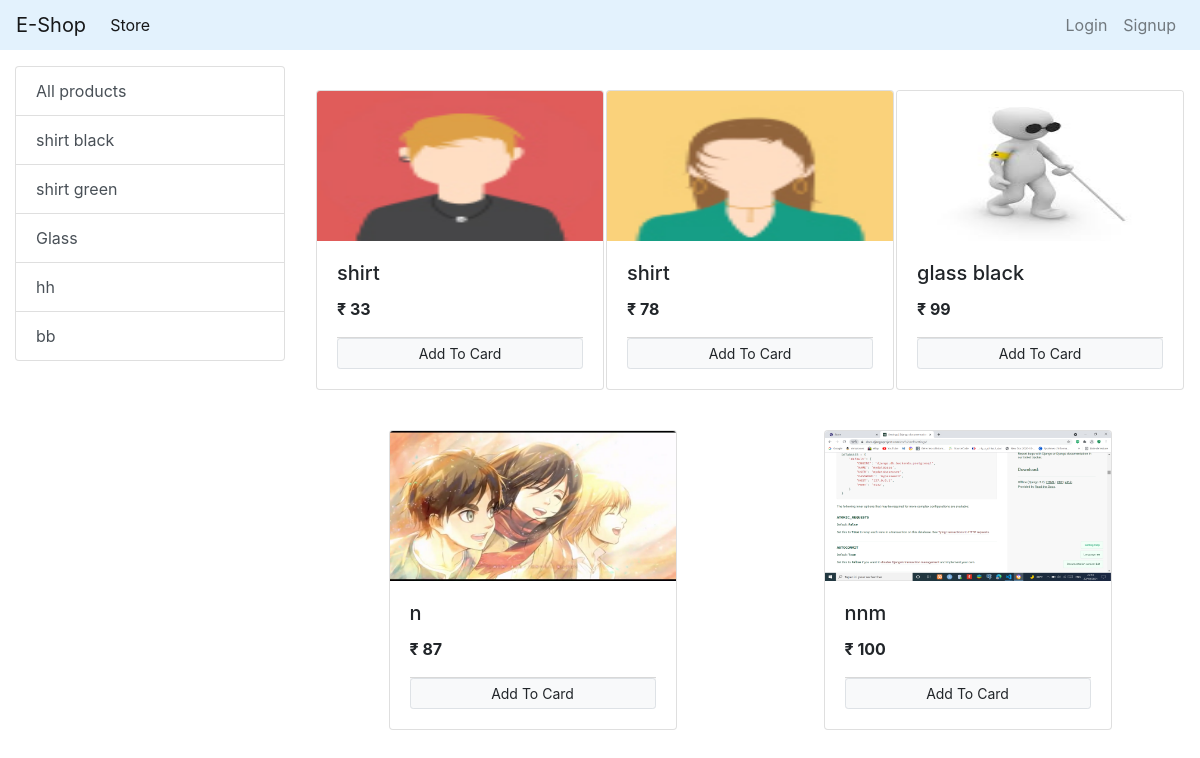
The page / on the database its author committed.
### Shop/models/category.py (models this page shows, shortened)
class Category(models.Model):
    name= models.CharField(max_length=50)
    @staticmethod
    def get_all_categories():
        return Category.objects.all()

### Shop/models/product.py (models this page shows, shortened)
class Product(models.Model):
    name= models.CharField(max_length=50)
    price= models.IntegerField(default=0)
    category= models.ForeignKey(Category, on_delete=models.CASCADE , default=1, null=True, blank=True)
    description= models.CharField(max_length=200, default=" ")
    image= models.ImageField(upload_to='uploads/products/')
    @staticmethod
    def get_all_products():
        return Product.objects.all()

### Shop/views/home.py (the view, shortened to what this page needs)
# urls.py: path('', Index.as_view(), name='home_page'),
class Index(View):
    def get(self, request):
        cart= request.session.get('cart')
        if not cart:
            request.session['cart'] = {}
        products= None
        categories= Category.get_all_categories()
        categoryID= request.GET.get('category')
        if categoryID:
            products= Product.get_all_products_by_categoryid(categoryID)
        else:
            products= Product.get_all_products()
        data= {}
        data['products' ]= products
        data['categories' ]= categories
        return render(request, 'index.html', data)

### Shop/templatetags/cart.py (called while the page is built)
@register.filter(name='is_in_cart')
def is_in_cart(product , cart):
    keys= cart.keys()
    for id in keys:
        if int(id) == product.id:
            return True
    return False

### Shop/templatetags/custom_filter.py (called while the page is built)
@register.filter(name='currency')
def currency(number):
    return '₹ '+str(number)

### Shop/templates/index.html (shortened to what this page needs)
{% extends "base.html" %}
{% load cart %}
{% load custom_filter %}
{% block content %}
<div class="container-fluid mt-3">
  <div class="row">
    <div class="col-lg-3 mx-auto">
      <div class="list-group ">
        <a href="/" class="list-group-item list-group-item-action">All products</a>
        {% for category in categories %}
        <a href="/?category={{category.id}}" class="list-group-item list-group-item-action">{{ category.name }}</a>
        {% endfor %}
      </div>
    </div>
  <div class="col-lg-9">
  <div id="products">
    <div class="row mx-auto" >
      {% for product in products %}
      <div class="card mx-auto mb-3 mt-4" id={{product.id}} style="width: 18rem; ">
        <img class="card-img-top" src="{{product.image.url}}" alt="{{product.image.url}}" height="150px">
        <div class="card-body">
          <h5 class="card-title">{{product.name}}</h5>
          <p class="card-text"><b> {{ product.price|currency }} </b></p>
          <div class="card-footer p-0  ">
            {% if product|is_in_cart:request.session.cart %}
            <div class="row no-gutters" >
              <form action="/#{{product.id}}" class="col-2 " method="post">
                {% csrf_token %}
                <input type="text" hidden name="product" value="{{ product.id }}">
                <input type="text" hidden name="remove" value="True">
                <input type="submit" value="-" class=" btn btn-block btn-secondary">
              </form>
              <div class="text-center col">{{product|cart_quantity:request.session.cart}} in cart</div>
              <form action="/#{{product.id}}" class="col-2 " method="post">
                {% csrf_token %}
                <input type="text" hidden name="product" value="{{ product.id }}">
                <input type="submit" value="+" class=" btn btn-block btn-secondary">
              </form>
            </div>
            {% else %}
            <form action="/#{{product.id}}" method="POST" class="btn-block">
              <input type="submit" class="btn  btn-light btn-sm border  btn-block" value="Add To Card">
            </form>
            {% endif %}
          </div>
          </div>
      </div>
      {% endfor %}
     </div>
  </div>
  </div>
</div>
</div>
   {% endblock %}

### rows shown on the page
Category: name "shirt black"
Category: name "shirt green"
Category: name "Glass"
Category: name "hh"
Category: name "bb"
Product: {{ product.id }} 1 (drawn), image (picture), name "shirt", price "₹ 33"
Product: image (picture), name "shirt", price "₹ 78"
Product: image (picture), name "glass black", price "₹ 99"
Product: image (picture), name "n", price "₹ 87"
Product: image (picture), name "nnm", price "₹ 100"
